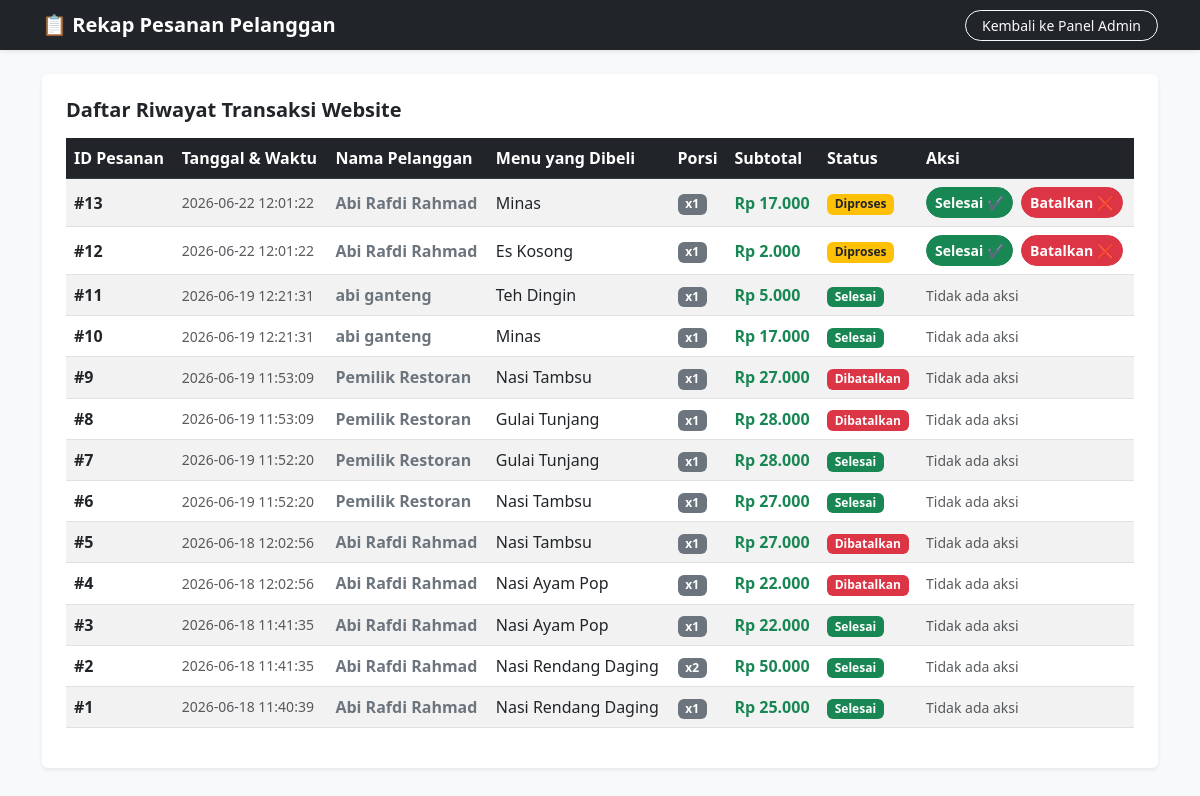
/laporan_pesanan.php (signed in), run on the app's committed database.
### tables this page shows
CREATE TABLE `pesanan` (
  `id_pesanan` int(11) NOT NULL,
  `id_user` int(11) NOT NULL,
  `id_menu` int(11) NOT NULL,
  `jumlah` int(11) NOT NULL DEFAULT 1,
  `tanggal_pesan` datetime DEFAULT current_timestamp(),
  `status_pesanan` varchar(50) DEFAULT 'Diproses'
);

CREATE TABLE `users` (
  `id` int(11) NOT NULL,
  `username` varchar(50) NOT NULL,
  `password` varchar(255) NOT NULL,
  `nama_lengkap` varchar(100) NOT NULL,
  `role` varchar(20) NOT NULL
);

CREATE TABLE `menu` (
  `id` int(11) NOT NULL,
  `nama_menu` varchar(100) NOT NULL,
  `harga` int(11) NOT NULL,
  `deskripsi` text NOT NULL,
  `kategori` enum('makanan','minuman') DEFAULT 'makanan',
  `foto` varchar(255) NOT NULL
);

### laporan_pesanan.php (the view, shortened to what this page needs)
<?php
include 'koneksi.php';
$query = "SELECT pesanan.*, users.nama_lengkap, menu.nama_menu, menu.harga
          FROM pesanan
          INNER JOIN users ON pesanan.id_user = users.id
          INNER JOIN menu ON pesanan.id_menu = menu.id
          ORDER BY pesanan.tanggal_pesan DESC";
$ambil_pesanan = mysqli_query($konek, $query);
?>
<!DOCTYPE html>
<html lang="id">
<head>
    <link href="https://cdn.jsdelivr.net/npm/bootstrap@5.3.0/dist/css/bootstrap.min.css" rel="stylesheet">
</head>
<body class="bg-light">
    <nav class="navbar navbar-dark bg-dark shadow-sm mb-4">
        <div class="container">
            <span class="navbar-brand mb-0 h1 fw-bold">📋 Rekap Pesanan Pelanggan</span>
            <a href="admin.php" class="btn btn-outline-light btn-sm rounded-pill px-3">Kembali ke Panel Admin</a>
        </div>
    </nav>
    <div class="container">
        <div class="card shadow-sm border-0">
            <div class="card-body p-4">
                <h5 class="fw-bold mb-3">Daftar Riwayat Transaksi Website</h5>
                <div class="table-responsive">
                    <table class="table table-striped table-hover align-middle">
                        <thead class="table-dark">
                            <tr>
                                <th>ID Pesanan</th>
                                <th>Tanggal & Waktu</th>
                                <th>Nama Pelanggan</th>
                                <th>Menu yang Dibeli</th>
                                <th>Porsi</th>
                                <th>Subtotal</th>
                                <th>Status</th>
                                <th>Aksi</th>
                            </tr>
                        </thead>
                        <tbody>
                            <?php
                            while ($row = mysqli_fetch_assoc($ambil_pesanan)) {
                                $subtotal = $row['harga'] * $row['jumlah'];
                            ?>
                            <tr>
                                <td class="fw-bold">#<?php echo $row['id_pesanan']; ?></td>
                                <td class="small text-muted"><?php echo $row['tanggal_pesan']; ?></td>
                                <td class="fw-bold text-secondary"><?php echo $row['nama_lengkap']; ?></td>
                                <td><?php echo $row['nama_menu']; ?></td>
                                <td><span class="badge bg-secondary">x<?php echo $row['jumlah']; ?></span></td>
                                <td class="fw-bold text-success">Rp <?php echo number_format($subtotal, 0, ',', '.'); ?></td>
                                <td>
                                    <?php if ($row['status_pesanan'] === 'Selesai') { ?>
                                        <span class="badge bg-success">Selesai</span>
                                    <?php } elseif ($row['status_pesanan'] === 'Dibatalkan') { ?>
                                        <span class="badge bg-danger">Dibatalkan</span>
                                    <?php } else { ?>
                                        <span class="badge bg-warning text-dark">Diproses</span>
                                    <?php } ?>
                                </td>
                                <td>
                                    <?php if ($row['status_pesanan'] === 'Diproses') { ?>
                                        <a href="laporan_pesanan.php?selesai=<?php echo $row['id_pesanan']; ?>"
                                           class="btn btn-success btn-sm fw-bold rounded-pill px-2 me-1"
                                           onclick="return confirm('Konfirmasi bahwa pesanan #<?php echo $row['id_pesanan']; ?> ini sudah selesai?')">
                                           Selesai ✔️
                                        </a>
                                        <a href="laporan_pesanan.php?batal=<?php echo $row['id_pesanan']; ?>"
                                           class="btn btn-danger btn-sm fw-bold rounded-pill px-2"
                                           onclick="return confirm('Apakah Anda yakin ingin membatalkan pesanan #<?php echo $row['id_pesanan']; ?>?')">
                                           Batalkan ❌
                                        </a>
                                    <?php } else { ?>
                                        <span class="text-muted small">Tidak ada aksi</span>
                                    <?php } ?>
                                </td>
                            </tr>
                            <?php } ?>
                        </tbody>
                    </table>
                </div>
            </div>
        </div>
    </div>
</body>
</html>

### data on the page
pesanan: id_pesanan "13", tanggal_pesan "2026-06-22 12:01:22", id_user.nama_lengkap "Abi Rafdi Rahmad", id_menu.nama_menu "Minas", jumlah "1", subtotal "17.000", status_pesanan "Diproses"
pesanan: id_pesanan "12", tanggal_pesan "2026-06-22 12:01:22", id_user.nama_lengkap "Abi Rafdi Rahmad", id_menu.nama_menu "Es Kosong", jumlah "1", subtotal "2.000", status_pesanan "Diproses"
pesanan: id_pesanan "11", tanggal_pesan "2026-06-19 12:21:31", id_user.nama_lengkap "abi ganteng", id_menu.nama_menu "Teh Dingin", jumlah "1", subtotal "5.000", status_pesanan "Selesai"
pesanan: id_pesanan "10", tanggal_pesan "2026-06-19 12:21:31", id_user.nama_lengkap "abi ganteng", id_menu.nama_menu "Minas", jumlah "1", subtotal "17.000", status_pesanan "Selesai"
pesanan: id_pesanan "9", tanggal_pesan "2026-06-19 11:53:09", id_user.nama_lengkap "Pemilik Restoran", id_menu.nama_menu "Nasi Tambsu", jumlah "1", subtotal "27.000", status_pesanan "Dibatalkan"
pesanan: id_pesanan "8", tanggal_pesan "2026-06-19 11:53:09", id_user.nama_lengkap "Pemilik Restoran", id_menu.nama_menu "Gulai Tunjang", jumlah "1", subtotal "28.000", status_pesanan "Dibatalkan"
pesanan: id_pesanan "7", tanggal_pesan "2026-06-19 11:52:20", id_user.nama_lengkap "Pemilik Restoran", id_menu.nama_menu "Gulai Tunjang", jumlah "1", subtotal "28.000", status_pesanan "Selesai"
pesanan: id_pesanan "6", tanggal_pesan "2026-06-19 11:52:20", id_user.nama_lengkap "Pemilik Restoran", id_menu.nama_menu "Nasi Tambsu", jumlah "1", subtotal "27.000", status_pesanan "Selesai"
pesanan: id_pesanan "5", tanggal_pesan "2026-06-18 12:02:56", id_user.nama_lengkap "Abi Rafdi Rahmad", id_menu.nama_menu "Nasi Tambsu", jumlah "1", subtotal "27.000", status_pesanan "Dibatalkan"
pesanan: id_pesanan "4", tanggal_pesan "2026-06-18 12:02:56", id_user.nama_lengkap "Abi Rafdi Rahmad", id_menu.nama_menu "Nasi Ayam Pop", jumlah "1", subtotal "22.000", status_pesanan "Dibatalkan"
pesanan: id_pesanan "3", tanggal_pesan "2026-06-18 11:41:35", id_user.nama_lengkap "Abi Rafdi Rahmad", id_menu.nama_menu "Nasi Ayam Pop", jumlah "1", subtotal "22.000", status_pesanan "Selesai"
pesanan: id_pesanan "2", tanggal_pesan "2026-06-18 11:41:35", id_user.nama_lengkap "Abi Rafdi Rahmad", id_menu.nama_menu "Nasi Rendang Daging", jumlah "2", subtotal "50.000", status_pesanan "Selesai"
pesanan: id_pesanan "1", tanggal_pesan "2026-06-18 11:40:39", id_user.nama_lengkap "Abi Rafdi Rahmad", id_menu.nama_menu "Nasi Rendang Daging", jumlah "1", subtotal "25.000", status_pesanan "Selesai"
